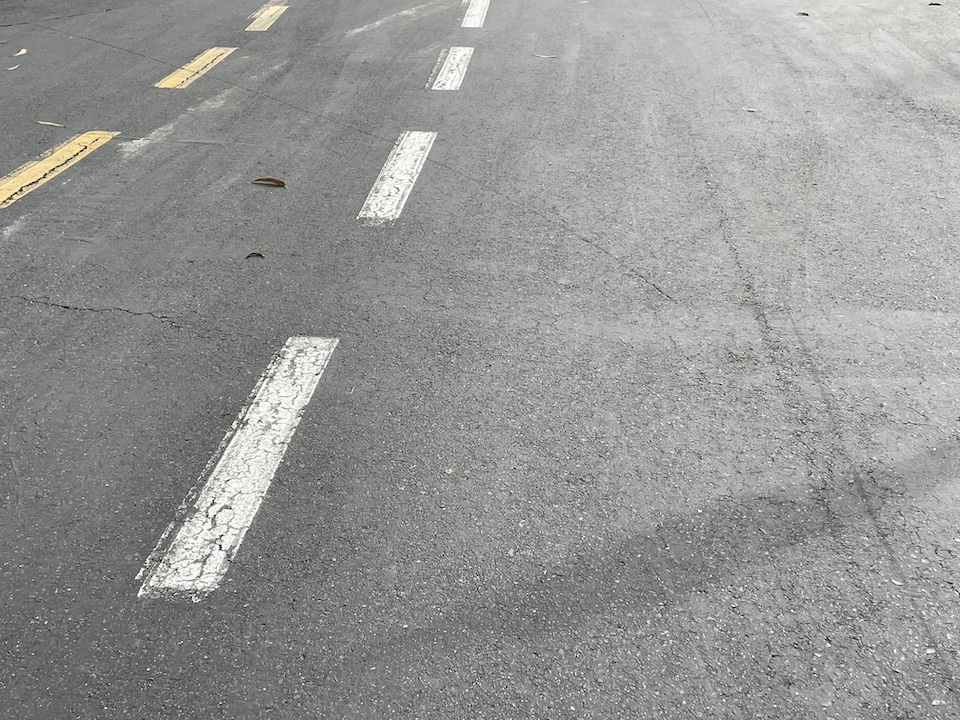
#> input picture src/sandbox/cv/detectLines/small/lanes0.jpg, 960 x 720 px
$ python -i laneDetect.py   (imports and definitions only)
#> lines starting #> are read from the running program, lines starting #| are printed output that depends on the picture; after the words box and inside, x2 and y2 are one past the last pixel; in counts of white or black regions, pixels touching at a corner belong together
# WORKING LANE DETECTION ALG #

import cv2
import matplotlib.pyplot as plt
import numpy as np
import time


windowName = 'image'

alpha=0.6
beta=0.4
contrastAdjustThreshold=127
resolutionRho=2.26
resolutionTheta=0.00162 #more processing thoq
threshold=250
ksize=3
cannyFirstThreshold=67
cannySecondThreshold=88
rectTopMaskHeight=153
rectBottomMaskHeight=640
resolutionRho2=3
resolutionTheta2=2.356194490192345
threshold2=200
minLineLength2=0
maxLineGap2=41

def rectTopDownMask(img, h):
    height = img.shape[0]
    width = img.shape[1]
    #rect = np.array([[(0, 0), (width, 0), (0, rectHeight), (width, rectHeight)]])
    rect = np.array([[(0, height), (0, height - h), (width, height - h), (width, height)]])
    mask = np.zeros_like(img)
    mask = cv2.fillPoly(mask, rect, 255)
    mask = cv2.bitwise_and(img, mask)
    return mask

def rectBottomUpMask(img, h):
    height = img.shape[0]
    width = img.shape[1]
    #rect = np.array([[(0, 0), (width, 0), (0, rectHeight), (width, rectHeight)]])

    rect = np.array([[(0, h), (0, 0), (width, 0), (width, h)]])

    # top left, bottom left, bottom, right, top  right
    mask = np.zeros_like(img)
    mask = cv2.fillPoly(mask, rect, 255)
    mask = cv2.bitwise_and(img, mask)
    return mask

# [94 lines left out: functions average, convertPolarToCartesian, drawHoughLines2, drawHoughLines, drawAverageLines, applyLinesToImage, not called in this run]

def applyGscale(img):
    img = cv2.cvtColor(img, cv2.COLOR_BGR2GRAY)
    return img

def modelTest1(img):
    alpha=0.6
    beta=0.4
    contrastAdjustThreshold=127
    resolutionRho=2.26
    resolutionTheta=0.00162 #more processing thoq
    threshold=250
    ksize=3
    cannyFirstThreshold=67
    cannySecondThreshold=88
    rectTopMaskHeight=153
    rectBottomMaskHeight=640
    cpy = img.copy()

    cpy = applyContrastAdjustment(cpy, alpha, beta, contrastAdjustThreshold)

    cpy = applyGscale(cpy)

    cpy = applyGaussianBlur(cpy, ksize)

    edges = getCannyEdges(cpy, cannyFirstThreshold, cannySecondThreshold)
    cpy = edges

    cpy = rectTopDownMask(cpy, rectTopMaskHeight)
    cpy = rectBottomUpMask(cpy, rectBottomMaskHeight)

    edges = getHoughLinesP(cpy, resolutionRho, resolutionTheta, threshold, mll=minLineLength, mlg=maxLineGap)
    #cpyColor = drawHoughLines(cpyColor, edges)
    if(not np.any(edges)):
        return None

    # average lines after doHough1
    avg_lines = average(img, edges)

    drawAverageLines(img, avg_lines)

    rtn = findSteeringAngle(img, avg_lines=avg_lines, drawMidLines=True)
    #drawMidPointLine(img, 400)
    #cv2.putText(img, "OOGABOOGA", (5,40), cv2.FONT_HERSHEY_PLAIN, 3, (0, 0, 255), 3)
    if(rtn[1]):
        cv2.line(img, (rtn[1], 300), (rtn[1], 480), (0, 150, 255), 8)

    return rtn[0]


# [62 lines left out: function modelTest2, not called in this run]


def applyContrastAdjustment(img, a, b, doContrastThreshold):
    mean = cv2.mean(img)
    imgMean = (mean[0] + mean[1] + mean[2]) / 3;

    # contrast increase for low light
    grey = None
    if (imgMean < doContrastThreshold):
        img = cv2.convertScaleAbs(img, alpha=a, beta=b)

    return img


def applyGaussianBlur(img, ksize):
    return cv2.GaussianBlur(img, (ksize, ksize), 0)

def getCannyEdges(img, thresh1=55, thresh2=95): #TODO: parameterize
    return cv2.Canny(img, thresh1, thresh2, apertureSize=3)

def getHoughLinesP(img, resolutionRho, resolutionTheta, thresh, mll, mlg):
    return cv2.HoughLinesP(img, resolutionRho, resolutionTheta, thresh, minLineLength=mll, maxLineGap=mlg)

def getHoughlines(img, resolutionRho, resolutionTheta, thresh):
    return cv2.HoughLines(img, resolutionRho, resolutionTheta, thresh)

#Assume robot starts at center of road
# [153 lines left out: functions getXMidPointFromAvgLines, pushingPLoop, drawMidPointLine, findSteeringAngle, displayHeadingLine, not called in this run]

>>> import cv2
>>> picture = cv2.imread('small/lanes0.jpg')
#> picture is the input picture: shape (720, 960, 3); mean B, G, R 148, 150.4, 149.8
>>> result = modelTest1(picture)
#> in applyContrastAdjustment, `mean = cv2.mean(img)`: mean = (148, 150.4, 149.8, 0)
#> in applyContrastAdjustment, `imgMean = (mean[0] + mean[1] + mean[2]) / 3;`: imgMean = 149.4
#> in getCannyEdges, `return cv2.Canny(img, thresh1, thresh2, apertureSize=3)`:
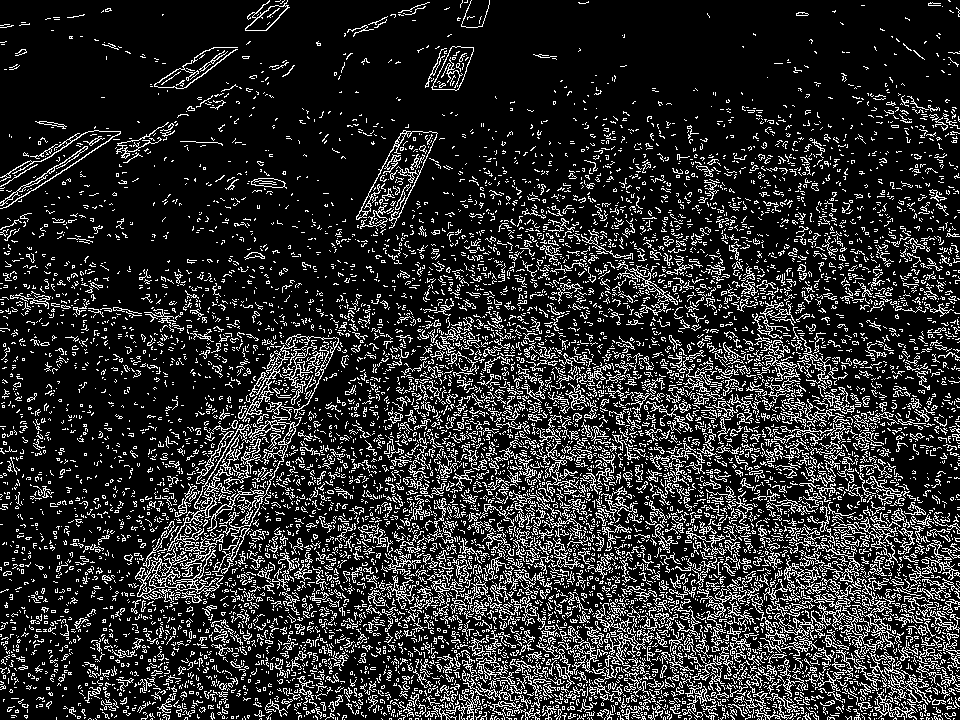
#> returned value: shape (720, 960); 17.1% white in thin lines or dots
#> in rectTopDownMask, `mask = cv2.bitwise_and(img, mask)`:
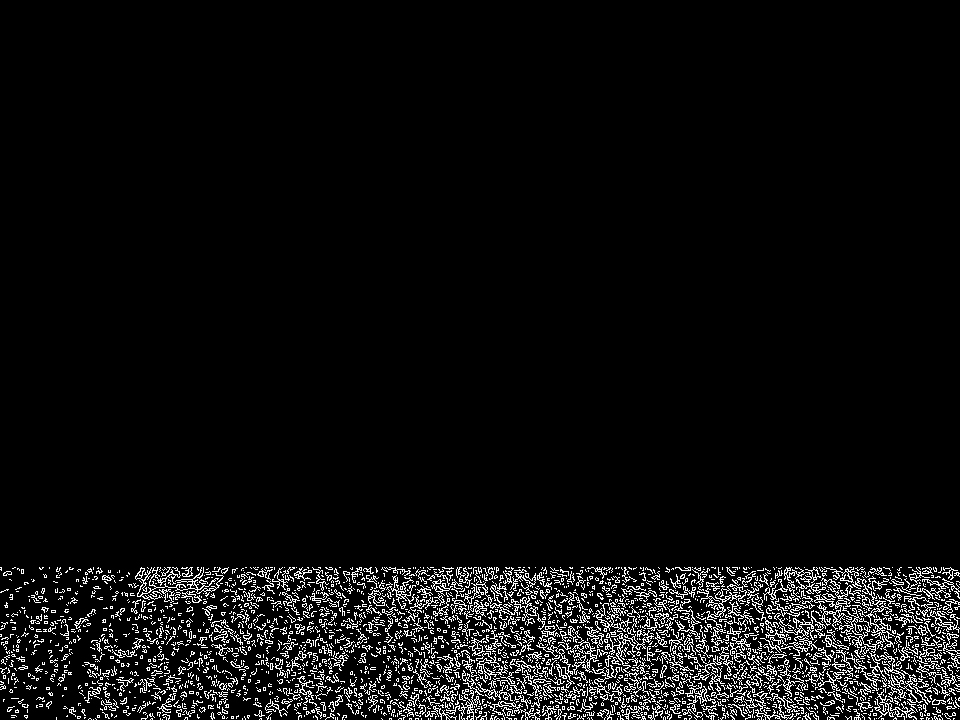
#> mask: shape (720, 960); 5.6% white in thin lines or dots, all inside (x1, y1, x2, y2) = (0, 567, 960, 720)
#> in rectBottomUpMask, `mask = cv2.bitwise_and(img, mask)`:
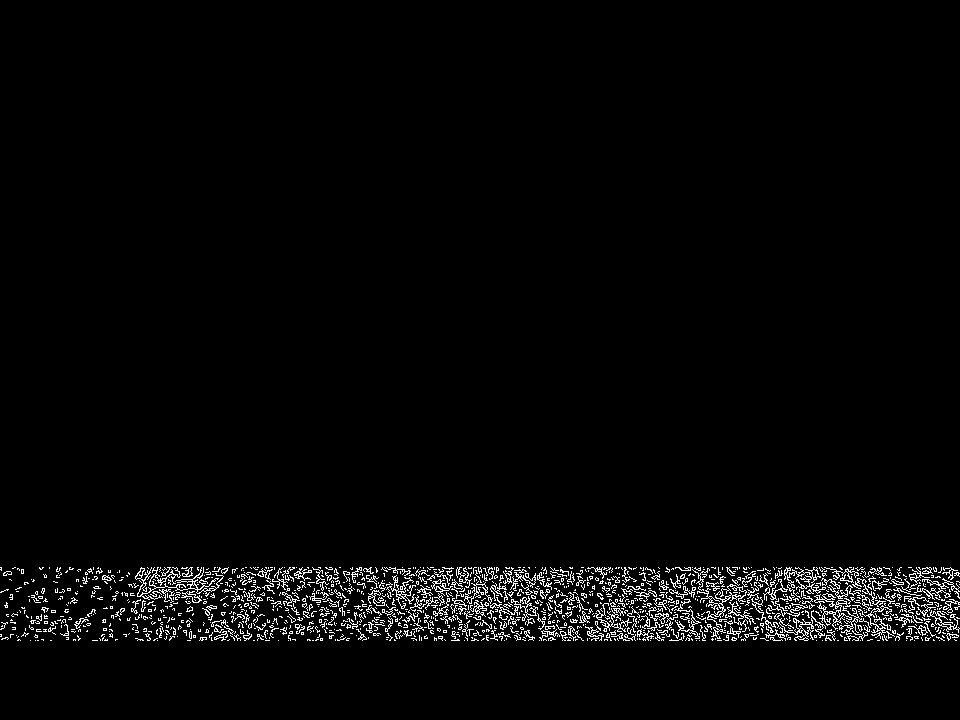
#> mask: shape (720, 960); 2.7% white in thin lines or dots, all inside (x1, y1, x2, y2) = (0, 567, 960, 641)
#> (the run stopped early here; a loop or call above may not have finished)

$ run again, on src/sandbox/cv/detectLines/small/lanes1.jpg
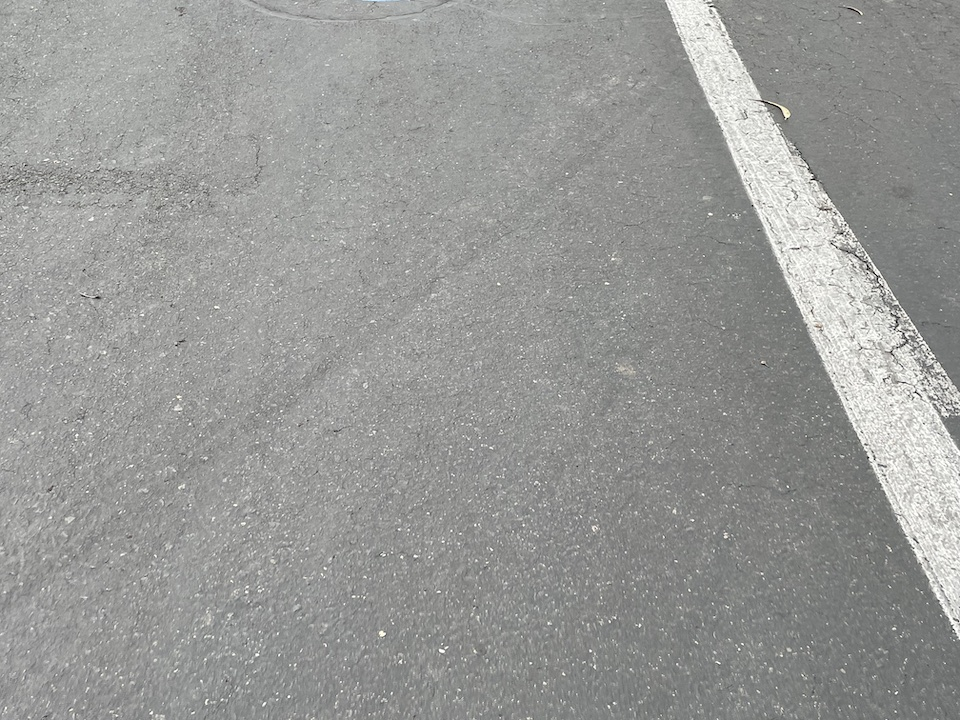
#> input picture src/sandbox/cv/detectLines/small/lanes1.jpg, 960 x 720 px
#> picture is the input picture: shape (720, 960, 3); mean B, G, R 150.9, 153, 152.3
#> mean = (150.9, 153, 152.3, 0)
#> imgMean = 152.1
#> in getCannyEdges, `return cv2.Canny(img, thresh1, thresh2, apertureSize=3)`:
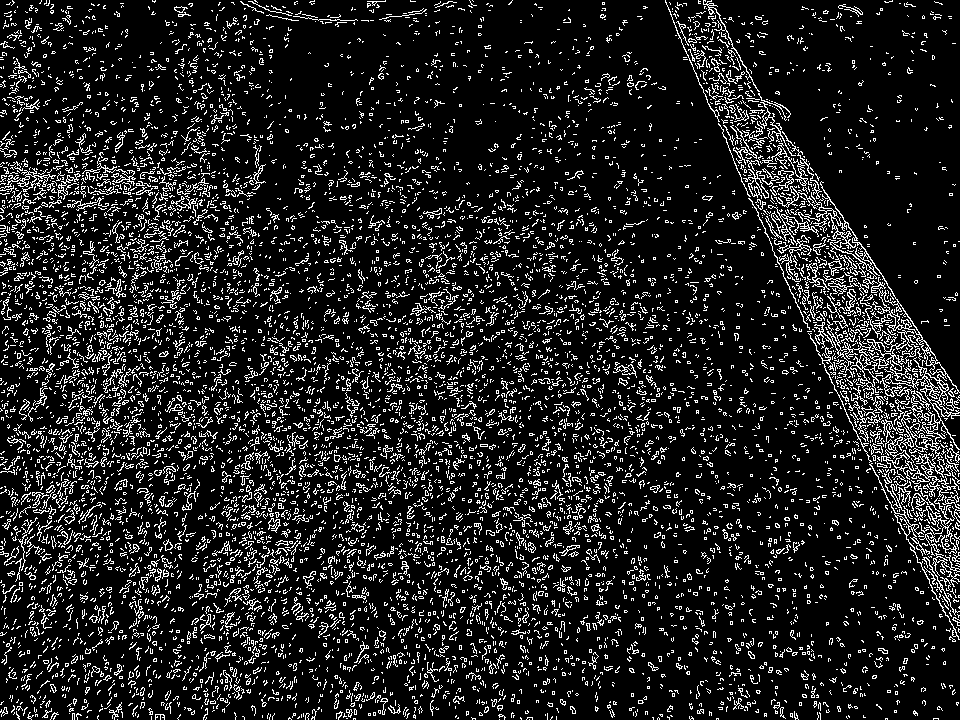
#> returned value: shape (720, 960); 12.6% white in thin lines or dots
#> in rectBottomUpMask, `mask = cv2.bitwise_and(img, mask)`:
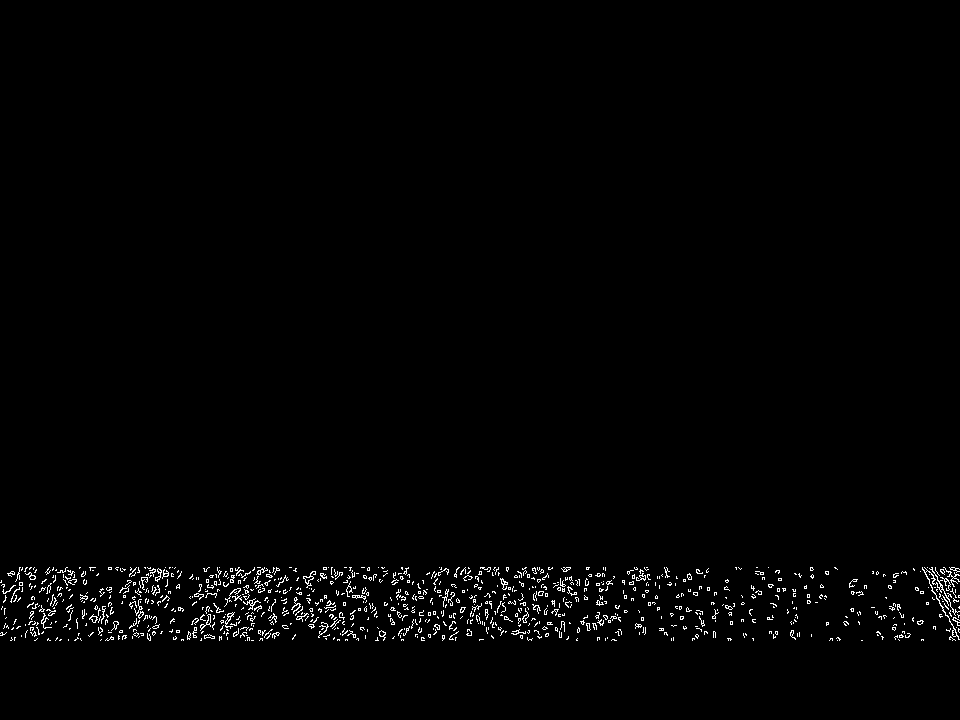
#> mask: shape (720, 960); 1.3% white in thin lines or dots, all inside (x1, y1, x2, y2) = (0, 567, 960, 641)

$ run again, on src/sandbox/cv/detectLines/small/lanes2.jpg
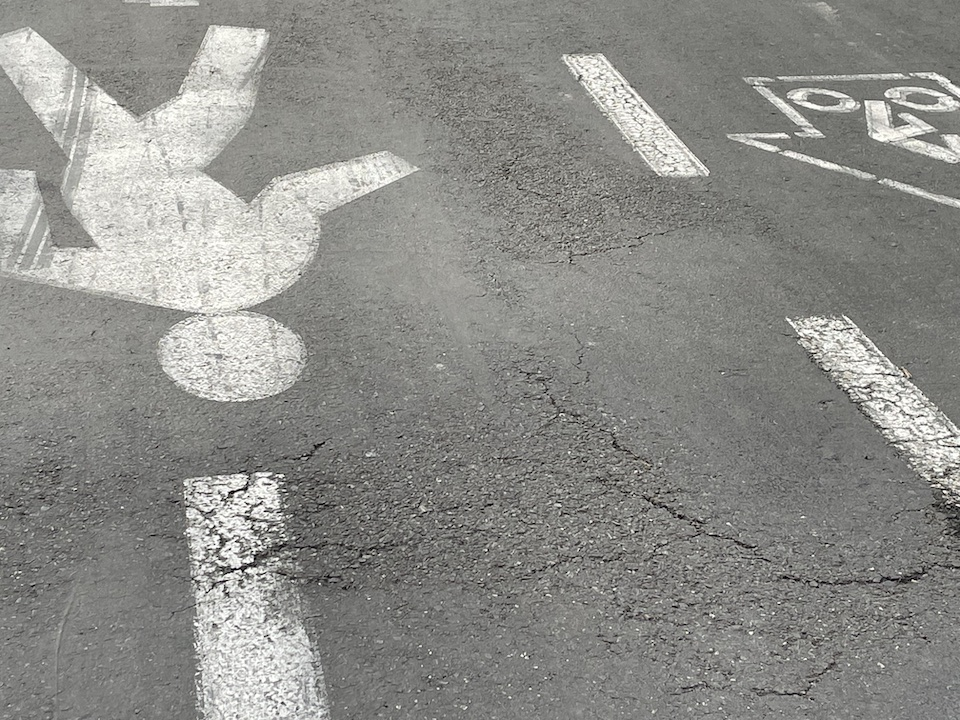
#> input picture src/sandbox/cv/detectLines/small/lanes2.jpg, 960 x 720 px
#> picture is the input picture: shape (720, 960, 3); mean B, G, R 137.4, 141.4, 141.4
#> mean = (137.4, 141.4, 141.4, 0)
#> imgMean = 140.1
#> in getCannyEdges, `return cv2.Canny(img, thresh1, thresh2, apertureSize=3)`:
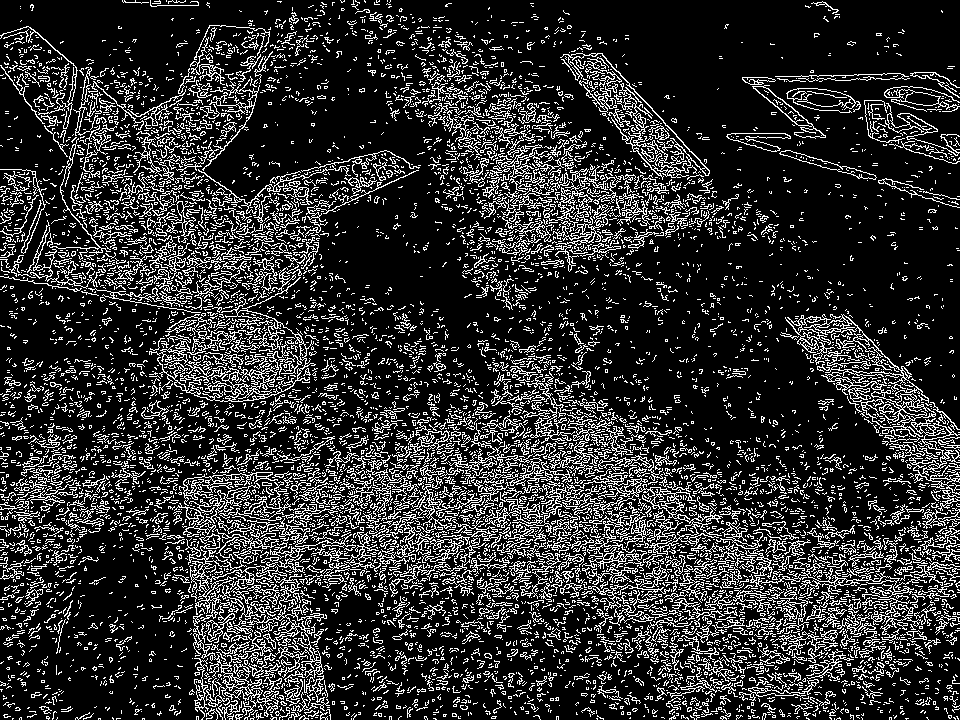
#> returned value: shape (720, 960); 18.7% white in thin lines or dots
#> in rectBottomUpMask, `mask = cv2.bitwise_and(img, mask)`:
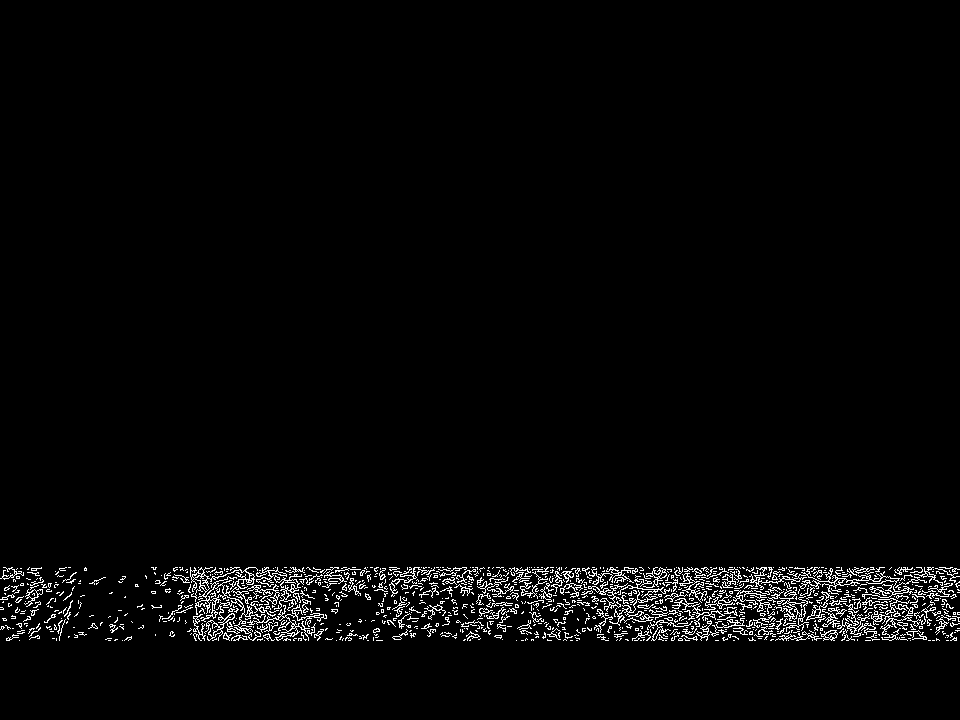
#> mask: shape (720, 960); 2.6% white in thin lines or dots, all inside (x1, y1, x2, y2) = (0, 567, 960, 641)
